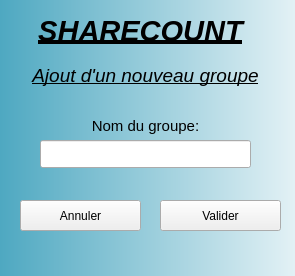
<?xml version="1.0" encoding="UTF-8"?>
<ui version="4.0">
 <class>AjoutGroupe</class>
 <widget class="QWidget" name="AjoutGroupe">
  <property name="geometry">
   <rect>
    <x>0</x>
    <y>0</y>
    <width>295</width>
    <height>276</height>
   </rect>
  </property>
  <property name="windowTitle">
   <string>Form</string>
  </property>
  <widget class="QLineEdit" name="nom_groupe">
   <property name="geometry">
    <rect>
     <x>40</x>
     <y>140</y>
     <width>211</width>
     <height>28</height>
    </rect>
   </property>
  </widget>
  <widget class="QPushButton" name="ok">
   <property name="geometry">
    <rect>
     <x>160</x>
     <y>200</y>
     <width>121</width>
     <height>31</height>
    </rect>
   </property>
   <property name="text">
    <string>Valider</string>
   </property>
  </widget>
  <widget class="QLabel" name="label_10">
   <property name="geometry">
    <rect>
     <x>0</x>
     <y>110</y>
     <width>291</width>
     <height>31</height>
    </rect>
   </property>
   <property name="font">
    <font>
     <pointsize>11</pointsize>
    </font>
   </property>
   <property name="text">
    <string>Nom du groupe:</string>
   </property>
   <property name="alignment">
    <set>Qt::AlignCenter</set>
   </property>
  </widget>
  <widget class="QPushButton" name="annuler">
   <property name="geometry">
    <rect>
     <x>20</x>
     <y>200</y>
     <width>121</width>
     <height>31</height>
    </rect>
   </property>
   <property name="text">
    <string>Annuler</string>
   </property>
  </widget>
  <widget class="QLabel" name="label_11">
   <property name="geometry">
    <rect>
     <x>20</x>
     <y>170</y>
     <width>211</width>
     <height>19</height>
    </rect>
   </property>
   <property name="text">
    <string/>
   </property>
  </widget>
  <widget class="QLabel" name="label">
   <property name="geometry">
    <rect>
     <x>0</x>
     <y>40</y>
     <width>291</width>
     <height>71</height>
    </rect>
   </property>
   <property name="font">
    <font>
     <pointsize>14</pointsize>
     <italic>true</italic>
     <underline>true</underline>
    </font>
   </property>
   <property name="text">
    <string>Ajout d'un nouveau groupe</string>
   </property>
   <property name="alignment">
    <set>Qt::AlignCenter</set>
   </property>
  </widget>
  <widget class="QLabel" name="label_6">
   <property name="geometry">
    <rect>
     <x>0</x>
     <y>0</y>
     <width>351</width>
     <height>371</height>
    </rect>
   </property>
   <property name="styleSheet">
    <string notr="true">background-color: qlineargradient(spread:pad, x1:0, y1:0, x2:1, y2:0, stop:0 rgba(78, 168, 193, 255), stop:1 rgba(255, 255, 255, 255));</string>
   </property>
   <property name="text">
    <string/>
   </property>
  </widget>
  <widget class="QLabel" name="label_2">
   <property name="geometry">
    <rect>
     <x>-10</x>
     <y>10</y>
     <width>301</width>
     <height>41</height>
    </rect>
   </property>
   <property name="font">
    <font>
     <pointsize>22</pointsize>
     <weight>75</weight>
     <italic>true</italic>
     <bold>true</bold>
     <underline>true</underline>
    </font>
   </property>
   <property name="text">
    <string>SHARECOUNT</string>
   </property>
   <property name="alignment">
    <set>Qt::AlignCenter</set>
   </property>
  </widget>
  <zorder>label_6</zorder>
  <zorder>nom_groupe</zorder>
  <zorder>ok</zorder>
  <zorder>label_10</zorder>
  <zorder>annuler</zorder>
  <zorder>label_11</zorder>
  <zorder>label</zorder>
  <zorder>label_2</zorder>
 </widget>
 <resources/>
 <connections/>
</ui>
